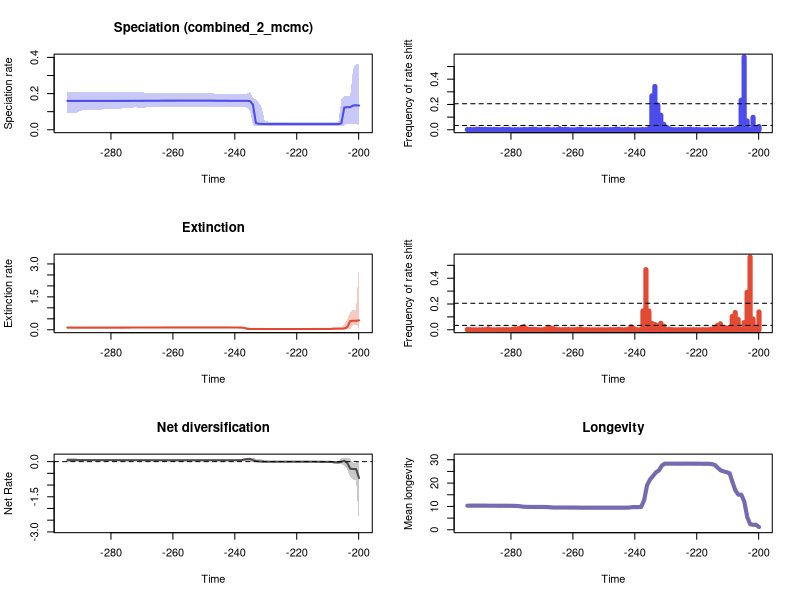

Source code (R):


pdf(file='/Users/sw/Documents/pyrate_workshop/rjmcmc/pyrate_mcmc_logs/RTT_plots.pdf',width=10, height=15)
par(mfrow=c(3,2))
library(scales)

time=c(-199.88135233499997, -200.832769005,-201.784185675,-202.73560234500002,-203.68701901499998,-204.638435685,-205.589852355,-206.54126902500002,-207.49268569499998,-208.444102365,-209.395519035,-210.34693570500002,-211.29835237499998,-212.249769045,-213.201185715,-214.15260238500002,-215.10401905499998,-216.055435725,-217.006852395,-217.95826906500002,-218.90968573499998,-219.861102405,-220.812519075,-221.76393574500003,-222.71535241499998,-223.666769085,-224.618185755,-225.56960242500003,-226.52101909499999,-227.472435765,-228.42385243500001,-229.37526910499997,-230.326685775,-231.278102445,-232.22951911500002,-233.18093578499997,-234.132352455,-235.083769125,-236.03518579500002,-236.98660246499998,-237.938019135,-238.889435805,-239.84085247500002,-240.79226914499998,-241.743685815,-242.695102485,-243.64651915500002,-244.59793582499998,-245.549352495,-246.500769165,-247.45218583500002,-248.40360250499998,-249.355019175,-250.306435845,-251.25785251500002,-252.20926918499998,-253.160685855,-254.112102525,-255.06351919499997,-256.014935865,-256.966352535,-257.917769205,-258.869185875,-259.820602545,-260.772019215,-261.723435885,-262.67485255500003,-263.626269225,-264.577685895,-265.529102565,-266.48051923500003,-267.431935905,-268.383352575,-269.334769245,-270.286185915,-271.237602585,-272.189019255,-273.140435925,-274.09185259500003,-275.043269265,-275.994685935,-276.946102605,-277.897519275,-278.848935945,-279.800352615,-280.751769285,-281.70318595500004,-282.654602625,-283.606019295,-284.557435965,-285.508852635,-286.460269305,-287.411685975,-288.36310264499997,-289.314519315,-290.265935985,-291.217352655,-292.168769325,-293.120185995,-294.071602665)
rate=c(0.1338057470097349, 0.13551580011577832,0.1340708587848038,0.12496949377095726,0.124882360766984,0.1227653837398893,0.035467966623406115,0.031515366064207885,0.03141549394825416,0.03141113937079287,0.03141832693058119,0.031421159912908225,0.031421159912908225,0.031421159912908225,0.031421159912908225,0.031421159912908225,0.031421159912908225,0.031421159912908225,0.031421159912908225,0.031421159912908225,0.031421159912908225,0.03142342986552737,0.03142939437280885,0.03142939437280885,0.03146728598655512,0.03151580372705252,0.031544254048201145,0.031544254048201145,0.03155131797095156,0.03155131797095156,0.03155131797095156,0.031561531619483746,0.03172522377523504,0.032231035753629074,0.033158794980716305,0.036597847893242934,0.1385934798131275,0.1584438148903724,0.1598071502150495,0.15998907021877,0.16000562404131943,0.16004379092729235,0.16004379092729235,0.16004379092729235,0.16004379092729235,0.16018197349460775,0.1602837031535834,0.16030583921854613,0.16030583921854613,0.16080122601427665,0.1609725931626066,0.1609725931626066,0.16099045727530537,0.161092283431143,0.161092283431143,0.161092283431143,0.161092283431143,0.161092283431143,0.161092283431143,0.161092283431143,0.1610341616163216,0.1609725931626066,0.16086244056925428,0.16086244056925428,0.16086244056925428,0.16086244056925428,0.16080122601427665,0.16080122601427665,0.16047840942114386,0.1602756843649349,0.1602837031535834,0.1602837031535834,0.1602837031535834,0.16007974028988492,0.16004379092729235,0.16004379092729235,0.15998907021877,0.15990821999607557,0.15976453952436773,0.1597237759673326,0.1597218757194045,0.1596878862014321,0.15967520464998136,0.15966231493595676,0.15960392922367705,0.15966231493595676,0.15967520464998136,0.15967520464998136,0.15966231493595676,0.15960392922367705,0.15960392922367705,0.15948653286899458,0.1595353163168789,0.15955040960990372,0.15955040960990372,0.15960392922367705,0.1596878862014321,0.15967520464998136,0.1596878862014321,0.1596878862014321)
minHPD=c(0.0251697008885076, 0.03157175294877476,0.03025679190743991,0.032104421295273654,0.032269165658089606,0.023973286175903098,0.01982394114366326,0.019150482682848465,0.020411233349290844,0.021212137283341703,0.021212137283341703,0.02142142609347807,0.02142142609347807,0.02142142609347807,0.02142142609347807,0.02142142609347807,0.02142142609347807,0.02142142609347807,0.02142142609347807,0.02142142609347807,0.02142142609347807,0.02142142609347807,0.02142142609347807,0.02142142609347807,0.02142142609347807,0.021212137283341703,0.021212137283341703,0.021145306823065292,0.021030636609202735,0.020609271734628322,0.020609271734628322,0.021145306823065292,0.019627013614032927,0.019200809363755577,0.019200809363755577,0.021226605207078385,0.02438515399178201,0.10637157687348273,0.12249679932183723,0.1240880249056092,0.12395897001023161,0.1240880249056092,0.1240880249056092,0.1240880249056092,0.1240880249056092,0.12395897001023161,0.12395897001023161,0.12343529784882147,0.12343529784882147,0.1240880249056092,0.1270254205448054,0.1270254205448054,0.1270254205448054,0.12680906231148364,0.12680906231148364,0.12668125259833668,0.1270254205448054,0.1270254205448054,0.1270254205448054,0.1270254205448054,0.12480400242747232,0.12480400242747232,0.12480400242747232,0.12480400242747232,0.12480400242747232,0.12480400242747232,0.12480400242747232,0.12514412100709615,0.12514412100709615,0.12314474650108995,0.12314474650108995,0.12314474650108995,0.12314474650108995,0.12287958352182064,0.12287958352182064,0.12287958352182064,0.12343529784882147,0.12264741218072624,0.120701367722977,0.11799831912181769,0.11785200229456928,0.11705917628359125,0.11705917628359125,0.11705917628359125,0.11436509860448961,0.11436509860448961,0.11333203427301143,0.11234247113173401,0.11048776946176585,0.11037222354081115,0.10890488544852557,0.10890488544852557,0.11037222354081115,0.10994723936099943,0.10637157687348273,0.10073727237171612,0.09419421538043897,0.09302418248410081,0.09302418248410081,0.09089953281644172)
maxHPD=c(0.3649244991211676, 0.3654764970435876,0.3390806265011788,0.18666367159156924,0.18666367159156924,0.1860291481754984,0.1675342066693751,0.04597469711818115,0.04498850509888687,0.04496638370737538,0.04496638370737538,0.04501846081916986,0.04501846081916986,0.04501846081916986,0.04501846081916986,0.04501846081916986,0.04501846081916986,0.04501846081916986,0.04501846081916986,0.04498850509888687,0.04498850509888687,0.04498850509888687,0.04498850509888687,0.04498850509888687,0.04501846081916986,0.04498850509888687,0.04501846081916986,0.045120824147908765,0.04534392237943355,0.04501846081916986,0.045120824147908765,0.04584214586648568,0.04716806863757379,0.12395897001023161,0.15072123468411375,0.1662248796283297,0.17727956208888,0.21085534588765625,0.1997093586390019,0.1997093586390019,0.1997093586390019,0.1997093586390019,0.1997093586390019,0.1997093586390019,0.1997093586390019,0.1997093586390019,0.1997093586390019,0.19959896724992948,0.19959896724992948,0.1997093586390019,0.20468163028221456,0.20468163028221456,0.20468163028221456,0.20479503046647685,0.20479503046647685,0.20479503046647685,0.20530782815994145,0.20530782815994145,0.20530782815994145,0.20530782815994145,0.2033248020956313,0.20346940033676086,0.2033248020956313,0.2033248020956313,0.2033248020956313,0.2033248020956313,0.20346940033676086,0.20399249115083934,0.20479503046647685,0.2052705122234056,0.2052705122234056,0.2052705122234056,0.2052705122234056,0.2061578523803637,0.2061578523803637,0.2061578523803637,0.20704926845076907,0.20704926845076907,0.20704926845076907,0.20704926845076907,0.20704926845076907,0.20744360825533037,0.20863625936349361,0.20940955294514813,0.20700079043359404,0.20700079043359404,0.20744360825533037,0.20744360825533037,0.20704926845076907,0.20704926845076907,0.20704926845076907,0.20744360825533037,0.21031882481139844,0.21085534588765625,0.21031882481139844,0.20863625936349361,0.20744360825533037,0.21085534588765625,0.21085534588765625,0.21085534588765625)
remove_na = !is.na(rate)
time = time[remove_na]
plot(time,time,type = 'n', ylim = c(0, 0.4020241467479464), xlim = c(-294.547311,-199.405644), ylab = 'Speciation rate', xlab = 'Time',main='Speciation (combined_2_mcmc)' )
polygon(c(time, rev(time)), c(maxHPD[remove_na], rev(minHPD[remove_na])), col = alpha('#4c4cec',0.3), border = NA)
lines(time,rate[remove_na], col = '#4c4cec', lwd=2)
mids=c(-199.88615746969697, -200.84718440909091,-201.80821134848483,-202.76923828787878,-203.73026522727272,-204.69129216666667,-205.6523191060606,-206.61334604545453,-207.57437298484848,-208.53539992424243,-209.49642686363634,-210.4574538030303,-211.41848074242424,-212.37950768181818,-213.3405346212121,-214.30156156060605,-215.2625885,-216.22361543939394,-217.18464237878786,-218.1456693181818,-219.10669625757575,-220.0677231969697,-221.0287501363636,-221.98977707575756,-222.9508040151515,-223.91183095454545,-224.8728578939394,-225.83388483333331,-226.79491177272726,-227.7559387121212,-228.71696565151512,-229.67799259090907,-230.63901953030302,-231.60004646969696,-232.5610734090909,-233.52210034848483,-234.48312728787877,-235.44415422727272,-236.40518116666664,-237.36620810606058,-238.32723504545453,-239.28826198484848,-240.24928892424242,-241.21031586363634,-242.17134280303029,-243.13236974242423,-244.09339668181815,-245.0544236212121,-246.01545056060604,-246.9764775,-247.93750443939393,-248.89853137878788,-249.8595583181818,-250.82058525757574,-251.7816121969697,-252.7426391363636,-253.70366607575755,-254.6646930151515,-255.62571995454545,-256.5867468939394,-257.54777383333334,-258.5088007727273,-259.4698277121212,-260.4308546515151,-261.39188159090907,-262.352908530303,-263.31393546969696,-264.2749624090909,-265.23598934848485,-266.19701628787874,-267.1580432272727,-268.11907016666663,-269.0800971060606,-270.0411240454545,-271.00215098484847,-271.9631779242424,-272.92420486363636,-273.8852318030303,-274.84625874242425,-275.80728568181814,-276.7683126212121,-277.72933956060604,-278.6903665,-279.6513934393939,-280.6124203787879,-281.57344731818176,-282.5344742575757,-283.49550119696966,-284.4565281363636,-285.41755507575755,-286.3785820151515,-287.33960895454544,-288.3006358939394,-289.26166283333333,-290.2226897727273,-291.1837167121212,-292.1447436515151,-293.10577059090906,-294.066797530303)
counts=c(0.025380710659898477, 0.017766497461928935,0.09847715736040609,0.0,0.06954314720812182,0.5751269035532995,0.23401015228426397,0.016243654822335026,0.006598984771573604,0.0010152284263959391,0.0010152284263959391,0.0,0.0,0.0,0.0,0.0,0.0,0.0010152284263959391,0.0,0.0,0.0010152284263959391,0.0025380710659898475,0.0005076142131979696,0.005583756345177665,0.003553299492385787,0.003553299492385787,0.0010152284263959391,0.0010152284263959391,0.0010152284263959391,0.0010152284263959391,0.007106598984771574,0.018781725888324875,0.04314720812182741,0.11472081218274112,0.19593908629441625,0.3426395939086294,0.26802030456852793,0.008629441624365483,0.0010152284263959391,0.0015228426395939086,0.0005076142131979696,0.0,0.0,0.0,0.003045685279187817,0.0015228426395939086,0.0005076142131979696,0.003045685279187817,0.007106598984771574,0.0020304568527918783,0.0010152284263959391,0.0010152284263959391,0.0020304568527918783,0.0,0.0005076142131979696,0.0005076142131979696,0.0,0.0,0.0015228426395939086,0.0005076142131979696,0.005076142131979695,0.0025380710659898475,0.0,0.0,0.0010152284263959391,0.0040609137055837565,0.0010152284263959391,0.008629441624365483,0.0,0.0010152284263959391,0.0,0.003553299492385787,0.0015228426395939086,0.0010152284263959391,0.0,0.0040609137055837565,0.005583756345177665,0.003553299492385787,0.0010152284263959391,0.0020304568527918783,0.0005076142131979696,0.0010152284263959391,0.0010152284263959391,0.0,0.0040609137055837565,0.0015228426395939086,0.003553299492385787,0.0010152284263959391,0.0015228426395939086,0.0025380710659898475,0.0020304568527918783,0.0020304568527918783,0.003553299492385787,0.003045685279187817,0.004568527918781726,0.004568527918781726,0.0005076142131979696,0.0025380710659898475,0.0020304568527918783)
plot(mids,counts,type = 'h', xlim = c(-294.547311,-199.405644), ylim=c(0,0.5751269035532995), ylab = 'Frequency of rate shift', xlab = 'Time',lwd=5,col='#4c4cec')
bf2 = 0.033869083897794944
bf6 = 0.20574014670728585
abline(h=bf2, lty=2)
abline(h=bf6, lty=2)

time=c(-199.88135233499997, -200.832769005,-201.784185675,-202.73560234500002,-203.68701901499998,-204.638435685,-205.589852355,-206.54126902500002,-207.49268569499998,-208.444102365,-209.395519035,-210.34693570500002,-211.29835237499998,-212.249769045,-213.201185715,-214.15260238500002,-215.10401905499998,-216.055435725,-217.006852395,-217.95826906500002,-218.90968573499998,-219.861102405,-220.812519075,-221.76393574500003,-222.71535241499998,-223.666769085,-224.618185755,-225.56960242500003,-226.52101909499999,-227.472435765,-228.42385243500001,-229.37526910499997,-230.326685775,-231.278102445,-232.22951911500002,-233.18093578499997,-234.132352455,-235.083769125,-236.03518579500002,-236.98660246499998,-237.938019135,-238.889435805,-239.84085247500002,-240.79226914499998,-241.743685815,-242.695102485,-243.64651915500002,-244.59793582499998,-245.549352495,-246.500769165,-247.45218583500002,-248.40360250499998,-249.355019175,-250.306435845,-251.25785251500002,-252.20926918499998,-253.160685855,-254.112102525,-255.06351919499997,-256.014935865,-256.966352535,-257.917769205,-258.869185875,-259.820602545,-260.772019215,-261.723435885,-262.67485255500003,-263.626269225,-264.577685895,-265.529102565,-266.48051923500003,-267.431935905,-268.383352575,-269.334769245,-270.286185915,-271.237602585,-272.189019255,-273.140435925,-274.09185259500003,-275.043269265,-275.994685935,-276.946102605,-277.897519275,-278.848935945,-279.800352615,-280.751769285,-281.70318595500004,-282.654602625,-283.606019295,-284.557435965,-285.508852635,-286.460269305,-287.411685975,-288.36310264499997,-289.314519315,-290.265935985,-291.217352655,-292.168769325,-293.120185995,-294.071602665)
rate=c(0.4274427893591374, 0.4116693701191857,0.41083630593359727,0.3938288518490975,0.11505403576851071,0.055773176381359243,0.04873304467818891,0.04866988938156932,0.04511106560510189,0.04006011042901886,0.037218579833614054,0.03692315282768654,0.036725103944737866,0.03654370153119575,0.035620534898981454,0.03479192790468698,0.034667048097410336,0.03459537169729289,0.03459537169729289,0.03459537169729289,0.03459537169729289,0.03459018331298877,0.03459018331298877,0.034581276424449185,0.034581276424449185,0.034581276424449185,0.03459018331298877,0.03459018331298877,0.03459018331298877,0.03459018331298877,0.03459018331298877,0.034581276424449185,0.034581276424449185,0.03470604113983619,0.035406583023693226,0.035794376890002304,0.036709384400253356,0.037696950661889606,0.03984978638542233,0.08927816333271692,0.10323024966615496,0.1037188327978828,0.1037575290194882,0.1037575290194882,0.10465035547833625,0.10519082545183792,0.10519090557244272,0.10519090557244272,0.10519090557244272,0.10524893107943654,0.10524893107943654,0.10526548274764987,0.10522509023112851,0.10522509023112851,0.10522509023112851,0.10522509023112851,0.10522509023112851,0.10522509023112851,0.10522509023112851,0.10519877626552065,0.10519090557244272,0.10514995501926111,0.10483670138523257,0.10483487757580293,0.10477417088021998,0.10465622536401165,0.10461762566223942,0.10461540900945143,0.10461540900945143,0.10460052112608076,0.1045459955640303,0.10380269901137121,0.10327743137142847,0.10305452537571042,0.10303770953003805,0.10303770953003805,0.10303770953003805,0.10301754353827032,0.10277078218253945,0.10271361655548131,0.1022065179155864,0.10165636618087939,0.10110054655889249,0.1009042344126457,0.10079209863388737,0.10078067932901191,0.10078067932901191,0.10078067932901191,0.10075879014866018,0.10072993933547847,0.10072003662991327,0.10072003662991327,0.10072003662991327,0.10064740801542549,0.10070066812577205,0.10070922625981853,0.10070922625981853,0.10070922625981853,0.10070922625981853,0.10070922625981853)
minHPD=c(0.06397939935586908, 0.23462124863475323,0.23462124863475323,0.03375471901042187,0.026493596936856306,0.024599837088332202,0.025058976075305817,0.023924995902559736,0.023924995902559736,0.023634658702116677,0.023924995902559736,0.023924995902559736,0.024480069611643607,0.023634658702116677,0.018783361897970783,0.018783361897970783,0.019921345599283657,0.01965812603366017,0.019807634442184367,0.019807634442184367,0.019807634442184367,0.019871921505281935,0.019871921505281935,0.019503370901462806,0.019503370901462806,0.019503370901462806,0.019807634442184367,0.019807634442184367,0.019807634442184367,0.019807634442184367,0.019807634442184367,0.019807634442184367,0.019807634442184367,0.01761959265970636,0.017202910490751254,0.018647520046365784,0.018647520046365784,0.020150827728736595,0.021124129110094363,0.02541061661543384,0.039153035822304144,0.06953223159235142,0.06973290962803058,0.06938755982052719,0.07486106121229001,0.07486106121229001,0.07486106121229001,0.07486106121229001,0.07486106121229001,0.07486106121229001,0.07486106121229001,0.07486106121229001,0.07486106121229001,0.07486106121229001,0.07486106121229001,0.07486106121229001,0.07486106121229001,0.07486106121229001,0.07486106121229001,0.07486106121229001,0.07486106121229001,0.07467536277300706,0.07510980253405614,0.07507877289964666,0.07500511402112625,0.07500511402112625,0.07486106121229001,0.07486106121229001,0.07486106121229001,0.07486106121229001,0.07467536277300706,0.06988022939336017,0.06811025057132618,0.06594345428996078,0.06594345428996078,0.06594345428996078,0.06594345428996078,0.05953375756256569,0.05477519011908358,0.05477519011908358,0.05553581372457693,0.04368265872640863,0.04235834039135489,0.040518551885936595,0.040518551885936595,0.040518551885936595,0.040518551885936595,0.040518551885936595,0.040518551885936595,0.040518551885936595,0.040518551885936595,0.040518551885936595,0.040518551885936595,0.03731498017533873,0.03731498017533873,0.03646366221619195,0.03646366221619195,0.03646366221619195,0.03646366221619195,0.03731498017533873)
maxHPD=c(3.0137032750488317, 0.9243361276610982,0.9129508002859718,0.8049335036432004,0.4580614371743011,0.26112041407817016,0.14201143762624702,0.14012567640166054,0.12638705973198816,0.10920740602542688,0.07230387662081476,0.06990844329975923,0.06991126144634499,0.06776694262470963,0.0583265723380666,0.05176870328350455,0.05174879819347393,0.05117388417470877,0.05117388417470877,0.05117388417470877,0.05117388417470877,0.05117388417470877,0.05117388417470877,0.05074637488118892,0.05074637488118892,0.05074637488118892,0.05074637488118892,0.05074637488118892,0.05074637488118892,0.05074637488118892,0.05074637488118892,0.05074637488118892,0.05074637488118892,0.05193820145960268,0.08486431765738339,0.09033860860797932,0.09450968962953865,0.10096188107466648,0.10972293988152776,0.13038316798084665,0.13493664282706225,0.14500389265065547,0.14500389265065547,0.14350918214300196,0.14211213236777817,0.14026422618612086,0.13996111908887077,0.13996111908887077,0.13996111908887077,0.13983000562014442,0.13983000562014442,0.13983000562014442,0.13983000562014442,0.13983000562014442,0.13983000562014442,0.13983000562014442,0.13983000562014442,0.13983000562014442,0.13983000562014442,0.1398062197200771,0.13983000562014442,0.13996111908887077,0.14236820571382,0.14236820571382,0.14236820571382,0.14236820571382,0.14236820571382,0.14236820571382,0.14236820571382,0.14236820571382,0.14236820571382,0.14236820571382,0.14368534017340343,0.14666539999042508,0.1468455607348199,0.1468455607348199,0.1468455607348199,0.14368534017340343,0.13983000562014442,0.13983000562014442,0.14236820571382,0.13930477972206087,0.14236820571382,0.14236820571382,0.14236820571382,0.14236820571382,0.14236820571382,0.14236820571382,0.14236820571382,0.14236820571382,0.14236820571382,0.14236820571382,0.14236820571382,0.14236820571382,0.14236820571382,0.14236820571382,0.14236820571382,0.14236820571382,0.14236820571382,0.14368534017340343)
remove_na = !is.na(rate)
time = time[remove_na]
plot(time,time,type = 'n', ylim = c(0, 3.3150736025537153), xlim = c(-294.547311,-199.405644), ylab = 'Extinction rate', xlab = 'Time',main='Extinction' )
polygon(c(time, rev(time)), c(maxHPD[remove_na], rev(minHPD[remove_na])), col = alpha('#e34a33',0.3), border = NA)
lines(time,rate[remove_na], col = '#e34a33', lwd=2)
mids=c(-199.88615746969697, -200.84718440909091,-201.80821134848483,-202.76923828787878,-203.73026522727272,-204.69129216666667,-205.6523191060606,-206.61334604545453,-207.57437298484848,-208.53539992424243,-209.49642686363634,-210.4574538030303,-211.41848074242424,-212.37950768181818,-213.3405346212121,-214.30156156060605,-215.2625885,-216.22361543939394,-217.18464237878786,-218.1456693181818,-219.10669625757575,-220.0677231969697,-221.0287501363636,-221.98977707575756,-222.9508040151515,-223.91183095454545,-224.8728578939394,-225.83388483333331,-226.79491177272726,-227.7559387121212,-228.71696565151512,-229.67799259090907,-230.63901953030302,-231.60004646969696,-232.5610734090909,-233.52210034848483,-234.48312728787877,-235.44415422727272,-236.40518116666664,-237.36620810606058,-238.32723504545453,-239.28826198484848,-240.24928892424242,-241.21031586363634,-242.17134280303029,-243.13236974242423,-244.09339668181815,-245.0544236212121,-246.01545056060604,-246.9764775,-247.93750443939393,-248.89853137878788,-249.8595583181818,-250.82058525757574,-251.7816121969697,-252.7426391363636,-253.70366607575755,-254.6646930151515,-255.62571995454545,-256.5867468939394,-257.54777383333334,-258.5088007727273,-259.4698277121212,-260.4308546515151,-261.39188159090907,-262.352908530303,-263.31393546969696,-264.2749624090909,-265.23598934848485,-266.19701628787874,-267.1580432272727,-268.11907016666663,-269.0800971060606,-270.0411240454545,-271.00215098484847,-271.9631779242424,-272.92420486363636,-273.8852318030303,-274.84625874242425,-275.80728568181814,-276.7683126212121,-277.72933956060604,-278.6903665,-279.6513934393939,-280.6124203787879,-281.57344731818176,-282.5344742575757,-283.49550119696966,-284.4565281363636,-285.41755507575755,-286.3785820151515,-287.33960895454544,-288.3006358939394,-289.26166283333333,-290.2226897727273,-291.1837167121212,-292.1447436515151,-293.10577059090906,-294.066797530303)
counts=c(0.13807106598984772, 0.012182741116751269,0.083248730964467,0.5644670050761421,0.2913705583756345,0.05532994923857868,0.0020304568527918783,0.07969543147208122,0.133502538071066,0.10355329949238579,0.016751269035532996,0.013705583756345178,0.013705583756345178,0.04619289340101523,0.03248730964467005,0.013197969543147208,0.004568527918781726,0.0005076142131979696,0.0005076142131979696,0.0010152284263959391,0.0,0.0005076142131979696,0.0010152284263959391,0.0,0.0,0.0015228426395939086,0.0010152284263959391,0.0,0.0,0.0005076142131979696,0.003045685279187817,0.0015228426395939086,0.027918781725888325,0.050253807106598984,0.030456852791878174,0.04060913705583756,0.049746192893401014,0.14568527918781726,0.466497461928934,0.14619289340101524,0.0005076142131979696,0.0005076142131979696,0.008629441624365483,0.02284263959390863,0.0040609137055837565,0.0,0.0005076142131979696,0.003553299492385787,0.0010152284263959391,0.0005076142131979696,0.0015228426395939086,0.0,0.0,0.0005076142131979696,0.0,0.0,0.0,0.0,0.0015228426395939086,0.0005076142131979696,0.008121827411167513,0.0025380710659898475,0.0010152284263959391,0.0005076142131979696,0.0015228426395939086,0.0015228426395939086,0.0005076142131979696,0.0005076142131979696,0.0020304568527918783,0.008121827411167513,0.014720812182741117,0.013705583756345178,0.003553299492385787,0.0,0.0005076142131979696,0.0025380710659898475,0.003045685279187817,0.0025380710659898475,0.007106598984771574,0.024365482233502538,0.015228426395939087,0.007614213197969543,0.007106598984771574,0.0020304568527918783,0.0005076142131979696,0.0010152284263959391,0.0010152284263959391,0.0010152284263959391,0.0005076142131979696,0.0,0.0,0.008121827411167513,0.0005076142131979696,0.0010152284263959391,0.0,0.0,0.0,0.0010152284263959391,0.0025380710659898475)
plot(mids,counts,type = 'h', xlim = c(-294.547311,-199.405644), ylim=c(0,0.5644670050761421), ylab = 'Frequency of rate shift', xlab = 'Time',lwd=5,col='#e34a33')
abline(h=bf2, lty=2)
abline(h=bf6, lty=2)
#Net Diversification Rate
time=c(-199.88135233499997, -200.832769005,-201.784185675,-202.73560234500002,-203.68701901499998,-204.638435685,-205.589852355,-206.54126902500002,-207.49268569499998,-208.444102365,-209.395519035,-210.34693570500002,-211.29835237499998,-212.249769045,-213.201185715,-214.15260238500002,-215.10401905499998,-216.055435725,-217.006852395,-217.95826906500002,-218.90968573499998,-219.861102405,-220.812519075,-221.76393574500003,-222.71535241499998,-223.666769085,-224.618185755,-225.56960242500003,-226.52101909499999,-227.472435765,-228.42385243500001,-229.37526910499997,-230.326685775,-231.278102445,-232.22951911500002,-233.18093578499997,-234.132352455,-235.083769125,-236.03518579500002,-236.98660246499998,-237.938019135,-238.889435805,-239.84085247500002,-240.79226914499998,-241.743685815,-242.695102485,-243.64651915500002,-244.59793582499998,-245.549352495,-246.500769165,-247.45218583500002,-248.40360250499998,-249.355019175,-250.306435845,-251.25785251500002,-252.20926918499998,-253.160685855,-254.112102525,-255.06351919499997,-256.014935865,-256.966352535,-257.917769205,-258.869185875,-259.820602545,-260.772019215,-261.723435885,-262.67485255500003,-263.626269225,-264.577685895,-265.529102565,-266.48051923500003,-267.431935905,-268.383352575,-269.334769245,-270.286185915,-271.237602585,-272.189019255,-273.140435925,-274.09185259500003,-275.043269265,-275.994685935,-276.946102605,-277.897519275,-278.848935945,-279.800352615,-280.751769285,-281.70318595500004,-282.654602625,-283.606019295,-284.557435965,-285.508852635,-286.460269305,-287.411685975,-288.36310264499997,-289.314519315,-290.265935985,-291.217352655,-292.168769325,-293.120185995,-294.071602665)
net_rate=c(-0.6981761770068403, -0.3163100962397266,-0.31668380991493444,-0.299074982009376,-0.05963622783533812,0.035527077286916994,-0.004584190202744653,-0.0328322663279394,-0.02690320694161216,-0.01692058526690702,-0.00911836265285748,-0.008372162403865834,-0.007791068687450265,-0.007120358220387813,-0.005479069616567553,-0.0037927517518502847,-0.003368822944728543,-0.0031875551369294837,-0.0031641877161265562,-0.0031518024299133376,-0.003148884624307478,-0.0031121721498303797,-0.0030742795389598655,-0.0030183502245632998,-0.0029030584730397684,-0.0027343513502444024,-0.0026349356936083627,-0.0025592411035032514,-0.002520904427103562,-0.002467291119845679,-0.0024447654667706493,-0.002314229885436753,-0.0004547914060138179,0.0025983016731910367,0.008262790082124973,0.028591757038336153,0.0638233598680961,0.10897339665657209,0.10862217519882159,0.08241214514268452,0.05924793636367292,0.058471070548621974,0.05849672931297036,0.05842763106264034,0.05659005492699533,0.055985878744432505,0.05599688650090158,0.056038081293247895,0.056039436420996735,0.056460640199397366,0.05701277466896198,0.05701030977636382,0.0570765490921122,0.05718212135529403,0.0571888652529545,0.05717209068342849,0.057155316113902475,0.057155316113902475,0.057155316113902475,0.057188956180827415,0.05713902921704419,0.057130865561497296,0.05743079409312905,0.05746153433807545,0.057490200488540824,0.05756092405356268,0.057498412859254555,0.05747835868821704,0.057159143724374355,0.0567293411799455,0.05681285399936824,0.05802410847356991,0.058796201267652407,0.05904922727455629,0.059056873795962146,0.059056873795962146,0.058963627743236255,0.05891884031421265,0.058849473762058374,0.05869174466095126,0.059270640086770444,0.0610775210123645,0.062134764543340236,0.06262310767114787,0.06293174413763038,0.06305971529774766,0.06293239962232305,0.0629140228520435,0.06289664590112014,0.06291355556776655,0.06286323442450219,0.0627830800571775,0.06294629816421407,0.06355554094369989,0.06383782288957282,0.06377677780617283,0.06425814437764242,0.06422807958822177,0.06425895429270842,0.06393992537638728)
net_minHPD=c(-2.645026995547504, -0.7804317118810168,-0.7810473250078984,-0.6609018923110926,-0.32945128757468234,-0.17878735422975167,-0.10744741508737604,-0.11751774139141817,-0.09637551054727014,-0.07686123880746881,-0.04378051166635874,-0.04218483852818647,-0.04138849841734535,-0.04072649377810269,-0.028958767913335716,-0.020344674347271666,-0.02033429404072714,-0.01962556524901489,-0.01962556524901489,-0.01962556524901489,-0.01962556524901489,-0.019407843002337784,-0.019407843002337784,-0.019297864063020934,-0.019361422512891333,-0.019407843002337784,-0.020415352902909703,-0.01974377629994843,-0.01974377629994843,-0.01974377629994843,-0.01974377629994843,-0.01974377629994843,-0.022606202601486648,-0.026414686454149332,-0.023459604176087865,-0.020415352902909703,-0.01704620759397403,0.019052195360988785,0.03360738909894623,0.021707115379510686,0.01152270781929414,0.00898642538018482,0.00898642538018482,0.00883876884232987,0.010402150299824664,0.01283563232067747,0.01642402795219694,0.01642402795219694,0.01642402795219694,0.01600104373955538,0.014999051423684018,0.014999051423684018,0.014999051423684018,0.014509749161644186,0.014509749161644186,0.014509749161644186,0.014509749161644186,0.014509749161644186,0.014509749161644186,0.014509749161644186,0.014999051423684018,0.013289405105766094,0.00988363669624387,0.00988363669624387,0.00988363669624387,0.01015639948131869,0.010402150299824664,0.010402150299824664,0.009463805138043152,0.009463805138043152,0.009520938684051211,0.00668919337676005,0.00915224784603641,0.010402150299824664,0.01015639948131869,0.01015639948131869,0.009463805138043152,0.009463805138043152,0.009463805138043152,0.009463805138043152,0.01054094072876581,0.005800709173558322,0.014999051423684018,0.014999051423684018,0.015357770574606314,0.014999051423684018,0.012539935639124061,0.009463805138043152,0.009463805138043152,0.011143292107993877,0.01054094072876581,0.010402150299824664,0.009520938684051211,0.009520938684051211,0.008868420398995547,0.006701246508573899,0.009463805138043152,0.006701246508573899,0.006701246508573899,0.0015769126020376417)
net_maxHPD=c(0.014446363464603568, -0.04429824424499923,-0.0809357927532911,0.1289161499904191,0.15788048910594418,0.15788048910594418,0.13358485872628323,0.014557946486890877,0.01199096264367247,0.014159899892905583,0.014258492180396008,0.013542625640305318,0.013542625640305318,0.012854138891517278,0.014741594221241452,0.014296922062445597,0.012854138891517278,0.012854138891517278,0.012854138891517278,0.012854138891517278,0.012854138891517278,0.012854138891517278,0.012854138891517278,0.012854138891517278,0.012854138891517278,0.01372126305787039,0.012854138891517278,0.013678575676731516,0.013678575676731516,0.01372126305787039,0.013678575676731516,0.01372126305787039,0.014509685483802062,0.10499928361107089,0.12842564843001836,0.13001648352299972,0.1495737026940639,0.17855703789037047,0.167823803109144,0.15845777973145575,0.11275019084134327,0.10449289133885117,0.10449289133885117,0.10379202905851005,0.10061385399072888,0.10061385399072888,0.10379202905851005,0.10379202905851005,0.10379202905851005,0.10311773019759529,0.10311773019759529,0.10311773019759529,0.10311773019759529,0.10311773019759529,0.10311773019759529,0.10311773019759529,0.10311773019759529,0.10311773019759529,0.10311773019759529,0.10311773019759529,0.10379202905851005,0.10311773019759529,0.10311773019759529,0.10311773019759529,0.10311773019759529,0.10311773019759529,0.10311773019759529,0.10311773019759529,0.1015698027779486,0.10311773019759529,0.10379202905851005,0.10587490354419332,0.10943221326765912,0.11170408610463542,0.11170408610463542,0.11170408610463542,0.11145023377354127,0.11118950108197291,0.1133782849090721,0.11401082377724864,0.1145494166156018,0.11786483900212649,0.12989340808392696,0.12989340808392696,0.13098189759793563,0.13098189759793563,0.13098189759793563,0.12795054714009196,0.12812089475533095,0.13003944673228493,0.12989340808392696,0.12989340808392696,0.12989340808392696,0.12989340808392696,0.13098189759793563,0.12989340808392696,0.13585024773769266,0.13585024773769266,0.13585024773769266,0.13585024773769266)
remove_na = !is.na(net_rate)
time = time[remove_na]
plot(time,time,type = 'n', ylim = c(-2.909529695102255, 0.19641274167940753), xlim = c(-294.547311,-199.405644), ylab = 'Net Rate', xlab = 'Time',lwd=2, main='Net diversification', col= '#504A4B' )
polygon(c(time, rev(time)), c(net_maxHPD[remove_na], rev(net_minHPD[remove_na])), col = alpha('#504A4B',0.3), border = NA)
lines(time,net_rate[remove_na], col = '#504A4B', lwd=2)
abline(h=0,lty=2)


time=c(-199.88135233499997, -200.832769005,-201.784185675,-202.73560234500002,-203.68701901499998,-204.638435685,-205.589852355,-206.54126902500002,-207.49268569499998,-208.444102365,-209.395519035,-210.34693570500002,-211.29835237499998,-212.249769045,-213.201185715,-214.15260238500002,-215.10401905499998,-216.055435725,-217.006852395,-217.95826906500002,-218.90968573499998,-219.861102405,-220.812519075,-221.76393574500003,-222.71535241499998,-223.666769085,-224.618185755,-225.56960242500003,-226.52101909499999,-227.472435765,-228.42385243500001,-229.37526910499997,-230.326685775,-231.278102445,-232.22951911500002,-233.18093578499997,-234.132352455,-235.083769125,-236.03518579500002,-236.98660246499998,-237.938019135,-238.889435805,-239.84085247500002,-240.79226914499998,-241.743685815,-242.695102485,-243.64651915500002,-244.59793582499998,-245.549352495,-246.500769165,-247.45218583500002,-248.40360250499998,-249.355019175,-250.306435845,-251.25785251500002,-252.20926918499998,-253.160685855,-254.112102525,-255.06351919499997,-256.014935865,-256.966352535,-257.917769205,-258.869185875,-259.820602545,-260.772019215,-261.723435885,-262.67485255500003,-263.626269225,-264.577685895,-265.529102565,-266.48051923500003,-267.431935905,-268.383352575,-269.334769245,-270.286185915,-271.237602585,-272.189019255,-273.140435925,-274.09185259500003,-275.043269265,-275.994685935,-276.946102605,-277.897519275,-278.848935945,-279.800352615,-280.751769285,-281.70318595500004,-282.654602625,-283.606019295,-284.557435965,-285.508852635,-286.460269305,-287.411685975,-288.36310264499997,-289.314519315,-290.265935985,-291.217352655,-292.168769325,-293.120185995,-294.071602665)
rate=c(1.174159914580521, 2.116768692255298,2.137661251226656,2.364060197208033,5.4530017689606325,12.10391841220319,14.986597463132815,15.033113084480402,16.814656664668192,20.377682570086627,24.22473633569176,24.658741185592127,25.017213832216544,25.444149024479493,26.553035430711336,27.797730460522303,28.129212376612436,28.273376078099155,28.284819361454236,28.284819361454236,28.287153889076944,28.304143685727666,28.307344439067368,28.319694890989606,28.33238381705609,28.33238381705609,28.311498612620515,28.311498612620515,28.315881748659347,28.315881748659347,28.315881748659347,28.324851191386976,28.324851191386976,27.451211223462103,25.39969282898109,24.597275217649177,23.026645138785494,21.52170814024136,19.120235613746562,12.672858855275058,9.7921204831276,9.710583770381838,9.71300387778088,9.706489352179942,9.536394283356724,9.465626403436582,9.45875239641888,9.45875239641888,9.458873638538167,9.45196461876575,9.450958508611073,9.449338783273285,9.451965747221633,9.451965747221633,9.452568283129501,9.452568283129501,9.452568283129501,9.452568283129501,9.452568283129501,9.455575014430888,9.458152420877342,9.465721172561418,9.50961450113718,9.512395239462798,9.51498982259948,9.521397094445172,9.528474006121733,9.529235241867175,9.529235241867175,9.53358916140564,9.539900957046239,9.651425570340097,9.723885986355098,9.763734593520146,9.766177071075266,9.766177071075266,9.767665687349306,9.779967922585183,9.799394410947137,9.807227860716518,9.868351505016562,10.062353919441621,10.17460139417304,10.234487173479888,10.267756266641584,10.279014604773934,10.279014604773934,10.282507870790033,10.286768417700165,10.294697950374307,10.298206436310805,10.298206436310805,10.298206436310805,10.343658551175254,10.342352355916224,10.33496041878524,10.33496041878524,10.33496041878524,10.33496041878524,10.32073715493417)
minHPD=c(1.174159914580521, 2.116768692255298,2.137661251226656,2.364060197208033,5.4530017689606325,12.10391841220319,14.986597463132815,15.033113084480402,16.814656664668192,20.377682570086627,24.22473633569176,24.658741185592127,25.017213832216544,25.444149024479493,26.553035430711336,27.797730460522303,28.129212376612436,28.273376078099155,28.284819361454236,28.284819361454236,28.287153889076944,28.304143685727666,28.307344439067368,28.319694890989606,28.33238381705609,28.33238381705609,28.311498612620515,28.311498612620515,28.315881748659347,28.315881748659347,28.315881748659347,28.324851191386976,28.324851191386976,27.451211223462103,25.39969282898109,24.597275217649177,23.026645138785494,21.52170814024136,19.120235613746562,12.672858855275058,9.7921204831276,9.710583770381838,9.71300387778088,9.706489352179942,9.536394283356724,9.465626403436582,9.45875239641888,9.45875239641888,9.458873638538167,9.45196461876575,9.450958508611073,9.449338783273285,9.451965747221633,9.451965747221633,9.452568283129501,9.452568283129501,9.452568283129501,9.452568283129501,9.452568283129501,9.455575014430888,9.458152420877342,9.465721172561418,9.50961450113718,9.512395239462798,9.51498982259948,9.521397094445172,9.528474006121733,9.529235241867175,9.529235241867175,9.53358916140564,9.539900957046239,9.651425570340097,9.723885986355098,9.763734593520146,9.766177071075266,9.766177071075266,9.767665687349306,9.779967922585183,9.799394410947137,9.807227860716518,9.868351505016562,10.062353919441621,10.17460139417304,10.234487173479888,10.267756266641584,10.279014604773934,10.279014604773934,10.282507870790033,10.286768417700165,10.294697950374307,10.298206436310805,10.298206436310805,10.298206436310805,10.343658551175254,10.342352355916224,10.33496041878524,10.33496041878524,10.33496041878524,10.33496041878524,10.32073715493417)
maxHPD=c(1.174159914580521, 2.116768692255298,2.137661251226656,2.364060197208033,5.4530017689606325,12.10391841220319,14.986597463132815,15.033113084480402,16.814656664668192,20.377682570086627,24.22473633569176,24.658741185592127,25.017213832216544,25.444149024479493,26.553035430711336,27.797730460522303,28.129212376612436,28.273376078099155,28.284819361454236,28.284819361454236,28.287153889076944,28.304143685727666,28.307344439067368,28.319694890989606,28.33238381705609,28.33238381705609,28.311498612620515,28.311498612620515,28.315881748659347,28.315881748659347,28.315881748659347,28.324851191386976,28.324851191386976,27.451211223462103,25.39969282898109,24.597275217649177,23.026645138785494,21.52170814024136,19.120235613746562,12.672858855275058,9.7921204831276,9.710583770381838,9.71300387778088,9.706489352179942,9.536394283356724,9.465626403436582,9.45875239641888,9.45875239641888,9.458873638538167,9.45196461876575,9.450958508611073,9.449338783273285,9.451965747221633,9.451965747221633,9.452568283129501,9.452568283129501,9.452568283129501,9.452568283129501,9.452568283129501,9.455575014430888,9.458152420877342,9.465721172561418,9.50961450113718,9.512395239462798,9.51498982259948,9.521397094445172,9.528474006121733,9.529235241867175,9.529235241867175,9.53358916140564,9.539900957046239,9.651425570340097,9.723885986355098,9.763734593520146,9.766177071075266,9.766177071075266,9.767665687349306,9.779967922585183,9.799394410947137,9.807227860716518,9.868351505016562,10.062353919441621,10.17460139417304,10.234487173479888,10.267756266641584,10.279014604773934,10.279014604773934,10.282507870790033,10.286768417700165,10.294697950374307,10.298206436310805,10.298206436310805,10.298206436310805,10.343658551175254,10.342352355916224,10.33496041878524,10.33496041878524,10.33496041878524,10.33496041878524,10.32073715493417)
remove_na = !is.na(rate)
time = time[remove_na]
plot(time,time,type = 'n', ylim = c(0, 31.165622198761703), xlim = c(-294.547311,-199.405644), ylab = 'Mean longevity', xlab = 'Time',main='Longevity' )
polygon(c(time, rev(time)), c(maxHPD[remove_na], rev(minHPD[remove_na])), col = alpha('#756bb1',0.3), border = NA)
lines(time,rate[remove_na], col = '#756bb1', lwd=4)

n <- dev.off()
